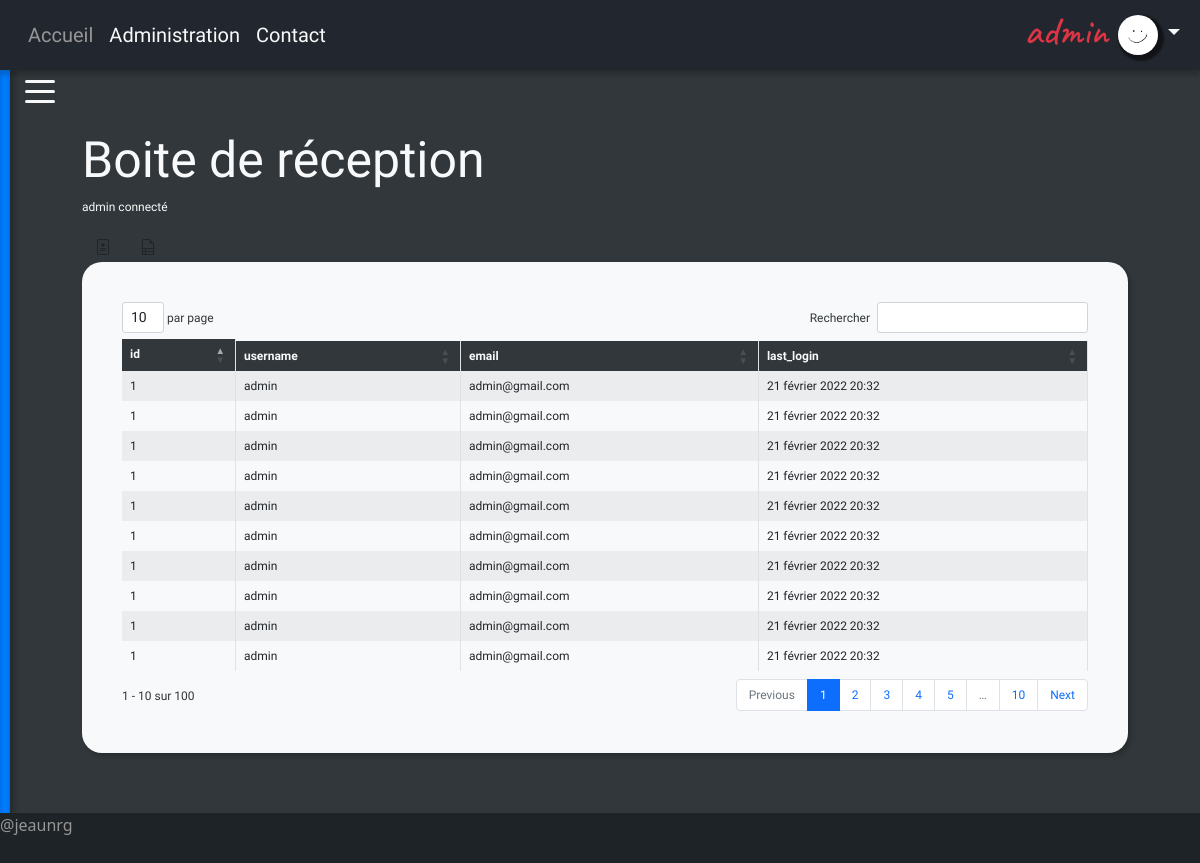
The page / (signed in) on the database its author committed.
### account/models.py (models this page shows, shortened)
class Account(AbstractUser):
    is_author = models.BooleanField(
        default=True,
        help_text="Designates that this user has permissions to create posts.",
    )
    profile_picture = models.ImageField(
        verbose_name="photo de profile",
        upload_to=upload_location,
        blank=True,
        null=True,
    )
    alias = models.CharField(max_length=200, default="--")
    parameters = models.JSONField(default=dict, blank=True)
    def profile_picture_is_valid(self):
        return self.profile_picture and os.path.isfile(
            os.path.join(MEDIA_ROOT, self.profile_picture.name)
        )

### personal/views.py (the view)
# urls.py: path("", HomePageView.as_view(), name="home"),
class HomePageView(LoginRequiredMixin, TemplateView):
    template_name = "personal/home.html"
    def get_context_data(self, **kwargs):
        context = super().get_context_data(**kwargs)
        context["accounts"] = (
            list(Account.objects.values("id", "username", "email", "last_login")) * 100
        )
        categories = {
            "Catégorie 1": {
                "Sous-catégorie 1": {
                    "poppers": "#",
                    "tripe à la mode de caen": {"triptease 1": "#", "yeah": "#"},
                },
                "Sous-catégorie 2": "#",
            },
            "Catégorie 2": "#",
        }
        context["sidebar_menu"] = {"Catégories": categories}
        return context

### personal/templates/personal/home.html
{% extends 'base.html' %}
{% block content %}
<div class="container">
  <h2 class='title'>Boite de réception</h2>
  {% if user %}
    <p> {{ user }} connecté </p>
  {% endif %}
  <a href="{% url 'personal:pdf' %}" class="btn bs-icon2 bi-file-medical"></a>
  <a href="{% url 'personal:data' %}" class="btn bs-icon1 bi-file-earmark-ruled" ></a>
  <div id="table">
    {% include 'widgets/table.html' with table=accounts %}
  </div>
</div>
{% endblock content %}

### templates/base.html (shortened to what this page needs)
<html lang=fr>
  <head>
    <link href="https://cdn.jsdelivr.net/npm/bootstrap@5.1.3/dist/css/bootstrap.min.css" rel="stylesheet">
    <link rel="stylesheet" href="https://cdn.jsdelivr.net/npm/bootstrap-icons@1.3.0/font/bootstrap-icons.css">
  </head>
  <body>
    {% if request.user.is_authenticated %}
      {% include 'header.html' %}
    {% endif %}
    <div id="central-page">
      {% if request.user.is_authenticated %}
        {% include 'widgets/sidebar.html' with content='snippets/sidebar_menu.html' %}
      {% endif %}
      <div id="main">
        {% block content %}
          {% endblock content %}
      </div>
    </div>
    {% include 'footer.html' %}
  </body>
</html>

### templates/header.html (shortened to what this page needs)
<header>
  <div id="menu">
    {% include 'widgets/collapsable_menu.html' with menu='snippets/header_menu.html' %}
  </div>
  <div id="user-name">
    <h3 id='user-name-text'> {{ user.username }}</h3>
  </div>
  <div id="dropdown">
    {% include 'widgets/profile_dropdown.html' with menu='snippets/profile_menu.html' %}
  </div>
</header>

### templates/widgets/collapsable_menu.html (shortened to what this page needs)
<div id="header-links">
  {% include menu %}
</div>

### templates/snippets/header_menu.html (shortened to what this page needs)
<a class="nav-link px-2 htext-secondary" href="{% url 'home' %}">Accueil</a>
{% if user.is_staff %}
<a class="nav-link px-2 htext-primary" href="/admin/">Administration</a>
{% endif %}
<a class="nav-link px-2 htext-primary" href="{% url 'personal:contact' %}">Contact</a>

### templates/widgets/profile_dropdown.html (shortened to what this page needs)
{% load static %}
<a href="#" class="text-decoration-none dropdown-toggle" id="dropdownUser" data-bs-toggle="dropdown" aria-expanded="false">
  <img id="profile_img"  alt="mdo" class="rounded-circle transform"
    {% if user.profile_picture_is_valid %} src="{{user.profile_picture.url}}"
    {% else %} src="{% static 'images/default_avatar.png' %}"
    {% endif %}>
</a>

### templates/widgets/sidebar.html (shortened to what this page needs)
<div>
<div id="sidebar" class="sidebar sb-transform open">
    <button class="sidebar-button sb-transform open" >
      <div class="animated-icon sb-transform open"><span class="sb-transform "></span><span class="sb-transform"></span><span class="sb-transform"></span></div>
    </button>
</div>
</div>

### templates/widgets/table.html (shortened to what this page needs)
<div class="table-responsive sticker">
  <table id="datatable" class="table table-bordered table-hover table-striped">
    <thead>
      <tr class="table">
        {% for k in table.0.keys %}
          <th> {{ k }} </th>
        {% endfor %}
      </tr>
    </thead>
    <tbody>
      {% for values in table %}
        <tr data-href="#">
          {% for value in values.values %}
            <td style="cursor: pointer;"> {{ value }}</td>
          {% endfor %}
        </tr>
      {% endfor %}
    </tbody>
  </table>
 </div>
 <link rel="stylesheet" href="https://cdn.datatables.net/1.11.3/css/dataTables.bootstrap4.min.css">

### templates/footer.html
<footer>
  <a> @jeaunrg</a>
</footer>

### templates/colors.html (style rules this page uses)
:root { --white: rgba(248, 249, 250, 1); --gray-light: rgba(225, 224, 225, 1); --gray: rgba(150, 150, 150, 1); --gray-dark: rgba(49, 55, 58, 1); --black-light: rgba(34, 39, 47, 1); --black: rgba(29, 35, 38, 1); --highlight-light: rgba(220, 53, 69, 1); --highlight-dark: rgba(0, 123, 255, 1); --error: rgba(255, 0, 0, 1); --shadow: rgba(0, 0, 0, 0.2); --page-bg: var(--gray-dark); --page-txt: var(--white); --head-bg: var(--black-light); --head-txt1: var(--white); --head-txt2: var(--gray); --foot-bg: var(--black); --foot-txt: var(--gray); --sidebar-bg1: var(--highlight-light); --sidebar-bg2: var(--highlight-dark); --sidebar-txt: var(--white); --sticker-bg: var(--white); --sticker-txt: var(--gray-dark); --table-bg-head: var(--gray-dark); --table-bg-body1: var(--white); --table-bg-body2: var(--gray-light); --table-txt-head: var(--white); --table-txt-body: var(--gray-dark); --form-error: var(--error); --button-submit: var(--highlight-dark); --shadow-color: var(--shadow); }

### templates/fonts.html (style rules this page uses)
:root { --fs-manuscrit: "Caveat"; --fs-titles: "Amatic SC"; --fs-other: "Mulish"; mulish komet extralight sc }
header, #header { font-size: 20px; font-family: var(--fs-titles); }
#user-name-text { font-size: 40px; font-family: var(--fs-manuscrit); }
#sidebar { font-size: 20px; font-family: var(--fs-other); }
#main { font-size: 12px; font-family: var(--fs-other); }
.title { font-size: 50px; font-family: var(--fs-titles); }
.table { font-size: 12px; }

### templates/base_css.html (style rules this page uses)
body { display: flex; flex-direction: column; min-height: 100%; background-color: var(--page-bg); color: var(--page-txt); }
header { height: 70px; display: flex; justify-content: space-between; align-items: center; padding: 10px; background-color: var(--head-bg); color: var(--head-txt2); box-shadow: 0px 5px 5px var(--shadow-color); }
footer { flex-grow:0; height: 50px; background-color: var(--foot-bg); color: var(--foot-txt); }
#central-page { flex-grow:1; display: flex; align-items: stretch; width: 100%; overflow-y: hidden; }
#main { padding: 5%; width: 100%; overflow: hidden; }
.sticker { background-color: var(--sticker-bg); color: var(--sticker-txt); padding: 40px; border-radius: 20px; box-shadow: 3px 3px 5px var(--shadow-color); overflow-x: auto; }
.sidebar { font-family: Comfortaa; background-color: var(--sidebar-bg2); box-shadow: 0px 5px 5px var(--shadow-color) inset, 5px 0px 5px var(--shadow-color); }
.transform { --transform-delay: 0.5s; -webkit-transition: all var(--transform-delay) ease-in-out; -moz-transition: all var(--transform-delay) ease-in-out; -o-transition: all var(--transform-delay) ease-in-out; -ms-transition: all var(--transform-delay) ease-in-out; transition: all var(--transform-delay) ease-in-out; }
.sb-transform { --sb-transform-delay: 0s; -webkit-transition: all var(--sb-transform-delay) ease-in-out; -moz-transition: all var(--sb-transform-delay) ease-in-out; -o-transition: all var(--sb-transform-delay) ease-in-out; -ms-transition: all var(--sb-transform-delay) ease-in-out; transition: all var(--sb-transform-delay) ease-in-out; }

### templates/header.html (style rules this page uses)
#menu, #user-name { padding-left: 10px; }
#dropdown, #user-name { padding-right: 10px; }
#user-name { color: var(--highlight-light); }

### templates/widgets/collapsable_menu.html (style rules this page uses)
#header-links { display: flex; }

### templates/snippets/header_menu.html (style rules this page uses)
.htext-secondary { color: var(--head-txt2); }
.htext-primary { color: var(--head-txt1); }

### templates/widgets/profile_dropdown.html (style rules this page uses)
#profile_img { width: 40px; box-shadow: 3px 3px 2px 3px rgba(0,0,0,0.5); }
#dropdownUser { color: var(--head-txt1); }

### templates/widgets/sidebar.html (style rules this page uses)
.sidebar { height: 100%; width: 10px; }
.sidebar-button { border: none; background: none; padding: 10px; padding-left: 20px; right: -50%; position: relative; }
.animated-icon { width: 30px; height: 20px; position: relative; margin: 0px; cursor: pointer; }
.animated-icon span { display: block; position: absolute; height: 3px; width: 100%; border-radius: 9px; opacity: 1; left: 0; }
.animated-icon span { background: var(--page-txt); }
.animated-icon span:nth-child(1) { top: 0px; }
.animated-icon span:nth-child(2) { top: 10px; }
.animated-icon span:nth-child(3) { top: 20px; }

### templates/widgets/table.html (style rules this page uses)
thead { background-color: var(--table-bg-head); }
th { color: var(--table-txt-head); }
tbody { background-color: var(--table-bg-body1); color: var(--table-txt-body1); }

### rows shown on the page
Account: username "admin", values "1" "admin" "admin@gmail.com" "21 février 2022 20:32" "1" "admin" "admin@gmail.com" "21 février 2022 20:32" "1" "admin" "admin@gmail.com" "21 février 2022 20:32" "1" "admin" "admin@gmail.com" "21 février 2022 20:32" "1" "admin" "admin@gmail.com" "21 février 2022 20:32" "1" "admin" "admin@gmail.com" "21 février 2022 20:32" "1" "admin" "admin@gmail.com" "21 février 2022 20:32" "1" "admin" "admin@gmail.com" "21 février 2022 20:32" "1" "admin" "admin@gmail.com" "21 février 2022 20:32" "1" "admin" "admin@gmail.com" "21 février 2022 20:32"

### other values the page prints
{{ k }} "id" "username" "email" "last_login"
